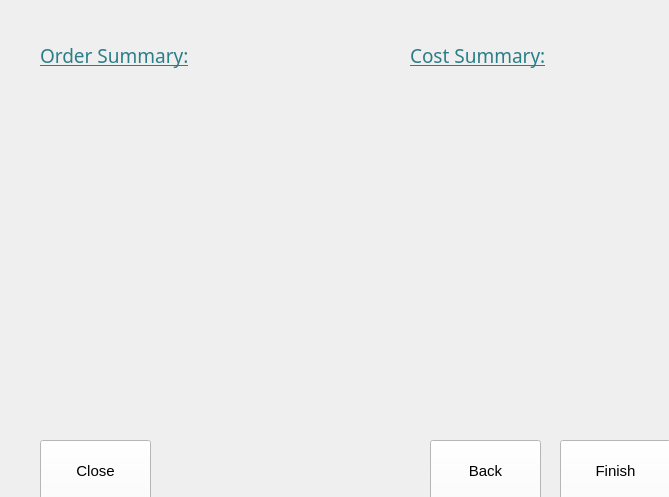
<?xml version="1.0" encoding="UTF-8"?>
<ui version="4.0">
 <class>Form</class>
 <widget class="QWidget" name="Form">
  <property name="geometry">
   <rect>
    <x>0</x>
    <y>0</y>
    <width>669</width>
    <height>497</height>
   </rect>
  </property>
  <property name="windowTitle">
   <string>Form</string>
  </property>
  <widget class="QLabel" name="label">
   <property name="geometry">
    <rect>
     <x>40</x>
     <y>40</y>
     <width>341</width>
     <height>31</height>
    </rect>
   </property>
   <property name="font">
    <font>
     <family>Bahnschrift SemiBold</family>
     <pointsize>14</pointsize>
     <underline>true</underline>
    </font>
   </property>
   <property name="styleSheet">
    <string notr="true">QLabel {color: rgb(43,126,136)}
</string>
   </property>
   <property name="text">
    <string>Order Summary:</string>
   </property>
  </widget>
  <widget class="QPushButton" name="finishButton">
   <property name="geometry">
    <rect>
     <x>560</x>
     <y>440</y>
     <width>111</width>
     <height>61</height>
    </rect>
   </property>
   <property name="font">
    <font>
     <pointsize>11</pointsize>
    </font>
   </property>
   <property name="styleSheet">
    <string notr="true">QPushButton{background:white}
QPushButton:hover{background:rgb(245, 245, 245)}</string>
   </property>
   <property name="text">
    <string>Finish</string>
   </property>
  </widget>
  <widget class="QPushButton" name="backButton">
   <property name="geometry">
    <rect>
     <x>430</x>
     <y>440</y>
     <width>111</width>
     <height>61</height>
    </rect>
   </property>
   <property name="font">
    <font>
     <pointsize>11</pointsize>
    </font>
   </property>
   <property name="styleSheet">
    <string notr="true">QPushButton{background:white}
QPushButton:hover{background:rgb(245, 245, 245)}</string>
   </property>
   <property name="text">
    <string>Back</string>
   </property>
  </widget>
  <widget class="QLabel" name="label_2">
   <property name="geometry">
    <rect>
     <x>40</x>
     <y>80</y>
     <width>351</width>
     <height>21</height>
    </rect>
   </property>
   <property name="font">
    <font>
     <pointsize>11</pointsize>
    </font>
   </property>
   <property name="styleSheet">
    <string notr="true">QLabel {color: rgb(43,126,136)}
</string>
   </property>
   <property name="text">
    <string/>
   </property>
  </widget>
  <widget class="QLabel" name="label_3">
   <property name="geometry">
    <rect>
     <x>410</x>
     <y>340</y>
     <width>361</width>
     <height>31</height>
    </rect>
   </property>
   <property name="font">
    <font>
     <family>Bahnschrift SemiBold</family>
     <pointsize>11</pointsize>
     <weight>75</weight>
     <italic>true</italic>
     <bold>true</bold>
     <underline>true</underline>
    </font>
   </property>
   <property name="styleSheet">
    <string notr="true">QLabel {color: rgb(43,126,136)}</string>
   </property>
   <property name="text">
    <string/>
   </property>
  </widget>
  <widget class="QLabel" name="label_4">
   <property name="geometry">
    <rect>
     <x>40</x>
     <y>110</y>
     <width>361</width>
     <height>21</height>
    </rect>
   </property>
   <property name="font">
    <font>
     <pointsize>11</pointsize>
    </font>
   </property>
   <property name="styleSheet">
    <string notr="true">QLabel {color: rgb(43,126,136)}
</string>
   </property>
   <property name="text">
    <string/>
   </property>
  </widget>
  <widget class="QLabel" name="label_5">
   <property name="geometry">
    <rect>
     <x>40</x>
     <y>140</y>
     <width>361</width>
     <height>21</height>
    </rect>
   </property>
   <property name="font">
    <font>
     <pointsize>11</pointsize>
    </font>
   </property>
   <property name="styleSheet">
    <string notr="true">QLabel {color: rgb(43,126,136)}
</string>
   </property>
   <property name="text">
    <string/>
   </property>
  </widget>
  <widget class="QPushButton" name="closeButton">
   <property name="geometry">
    <rect>
     <x>40</x>
     <y>440</y>
     <width>111</width>
     <height>61</height>
    </rect>
   </property>
   <property name="font">
    <font>
     <pointsize>11</pointsize>
    </font>
   </property>
   <property name="styleSheet">
    <string notr="true">QPushButton{background:white}
QPushButton:hover{background:rgb(245, 245, 245)}</string>
   </property>
   <property name="text">
    <string>Close</string>
   </property>
  </widget>
  <widget class="QLabel" name="label_8">
   <property name="geometry">
    <rect>
     <x>410</x>
     <y>80</y>
     <width>351</width>
     <height>21</height>
    </rect>
   </property>
   <property name="font">
    <font>
     <pointsize>10</pointsize>
    </font>
   </property>
   <property name="styleSheet">
    <string notr="true">QLabel {color: rgb(43,126,136)}</string>
   </property>
   <property name="text">
    <string/>
   </property>
  </widget>
  <widget class="QLabel" name="label_9">
   <property name="geometry">
    <rect>
     <x>410</x>
     <y>100</y>
     <width>351</width>
     <height>21</height>
    </rect>
   </property>
   <property name="font">
    <font>
     <pointsize>10</pointsize>
    </font>
   </property>
   <property name="styleSheet">
    <string notr="true">QLabel {color: rgb(43,126,136)}</string>
   </property>
   <property name="text">
    <string/>
   </property>
  </widget>
  <widget class="QLabel" name="label_10">
   <property name="geometry">
    <rect>
     <x>410</x>
     <y>160</y>
     <width>351</width>
     <height>21</height>
    </rect>
   </property>
   <property name="text">
    <string/>
   </property>
  </widget>
  <widget class="QLabel" name="label_11">
   <property name="geometry">
    <rect>
     <x>410</x>
     <y>120</y>
     <width>351</width>
     <height>21</height>
    </rect>
   </property>
   <property name="font">
    <font>
     <pointsize>10</pointsize>
    </font>
   </property>
   <property name="styleSheet">
    <string notr="true">QLabel {color: rgb(43,126,136)}</string>
   </property>
   <property name="text">
    <string/>
   </property>
  </widget>
  <widget class="QLabel" name="label_12">
   <property name="geometry">
    <rect>
     <x>410</x>
     <y>200</y>
     <width>351</width>
     <height>21</height>
    </rect>
   </property>
   <property name="font">
    <font>
     <pointsize>10</pointsize>
    </font>
   </property>
   <property name="styleSheet">
    <string notr="true">QLabel {color: rgb(43,126,136)}</string>
   </property>
   <property name="text">
    <string/>
   </property>
  </widget>
  <widget class="QLabel" name="label_13">
   <property name="geometry">
    <rect>
     <x>410</x>
     <y>160</y>
     <width>351</width>
     <height>21</height>
    </rect>
   </property>
   <property name="font">
    <font>
     <pointsize>10</pointsize>
    </font>
   </property>
   <property name="styleSheet">
    <string notr="true">QLabel {color: rgb(43,126,136)}</string>
   </property>
   <property name="text">
    <string/>
   </property>
  </widget>
  <widget class="QLabel" name="label_14">
   <property name="geometry">
    <rect>
     <x>410</x>
     <y>140</y>
     <width>351</width>
     <height>21</height>
    </rect>
   </property>
   <property name="font">
    <font>
     <pointsize>10</pointsize>
    </font>
   </property>
   <property name="styleSheet">
    <string notr="true">QLabel {color: rgb(43,126,136)}</string>
   </property>
   <property name="text">
    <string/>
   </property>
  </widget>
  <widget class="QLabel" name="label_15">
   <property name="geometry">
    <rect>
     <x>410</x>
     <y>180</y>
     <width>351</width>
     <height>21</height>
    </rect>
   </property>
   <property name="font">
    <font>
     <pointsize>10</pointsize>
    </font>
   </property>
   <property name="styleSheet">
    <string notr="true">QLabel {color: rgb(43,126,136)}</string>
   </property>
   <property name="text">
    <string/>
   </property>
  </widget>
  <widget class="QLabel" name="label_16">
   <property name="geometry">
    <rect>
     <x>410</x>
     <y>220</y>
     <width>351</width>
     <height>21</height>
    </rect>
   </property>
   <property name="font">
    <font>
     <pointsize>10</pointsize>
    </font>
   </property>
   <property name="styleSheet">
    <string notr="true">QLabel {color: rgb(43,126,136)}</string>
   </property>
   <property name="text">
    <string/>
   </property>
  </widget>
  <widget class="QLabel" name="label_17">
   <property name="geometry">
    <rect>
     <x>410</x>
     <y>240</y>
     <width>351</width>
     <height>21</height>
    </rect>
   </property>
   <property name="font">
    <font>
     <pointsize>10</pointsize>
    </font>
   </property>
   <property name="styleSheet">
    <string notr="true">QLabel {color: rgb(43,126,136)}</string>
   </property>
   <property name="text">
    <string/>
   </property>
  </widget>
  <widget class="QLabel" name="label_18">
   <property name="geometry">
    <rect>
     <x>410</x>
     <y>260</y>
     <width>351</width>
     <height>21</height>
    </rect>
   </property>
   <property name="font">
    <font>
     <pointsize>10</pointsize>
    </font>
   </property>
   <property name="styleSheet">
    <string notr="true">QLabel {color: rgb(43,126,136)}</string>
   </property>
   <property name="text">
    <string/>
   </property>
  </widget>
  <widget class="QLabel" name="label_19">
   <property name="geometry">
    <rect>
     <x>410</x>
     <y>40</y>
     <width>261</width>
     <height>31</height>
    </rect>
   </property>
   <property name="font">
    <font>
     <family>Bahnschrift SemiBold</family>
     <pointsize>14</pointsize>
     <underline>true</underline>
    </font>
   </property>
   <property name="styleSheet">
    <string notr="true">QLabel {color: rgb(43,126,136)}</string>
   </property>
   <property name="text">
    <string>Cost Summary:</string>
   </property>
  </widget>
  <widget class="QLabel" name="label_20">
   <property name="geometry">
    <rect>
     <x>410</x>
     <y>280</y>
     <width>351</width>
     <height>21</height>
    </rect>
   </property>
   <property name="font">
    <font>
     <pointsize>10</pointsize>
     <italic>true</italic>
    </font>
   </property>
   <property name="styleSheet">
    <string notr="true">QLabel {color: rgb(43,126,136)}</string>
   </property>
   <property name="text">
    <string/>
   </property>
  </widget>
  <widget class="QLabel" name="label_21">
   <property name="geometry">
    <rect>
     <x>410</x>
     <y>300</y>
     <width>351</width>
     <height>21</height>
    </rect>
   </property>
   <property name="font">
    <font>
     <pointsize>10</pointsize>
     <italic>true</italic>
    </font>
   </property>
   <property name="styleSheet">
    <string notr="true">QLabel {color: rgb(43,126,136)}</string>
   </property>
   <property name="text">
    <string/>
   </property>
  </widget>
 </widget>
 <resources/>
 <connections/>
</ui>
